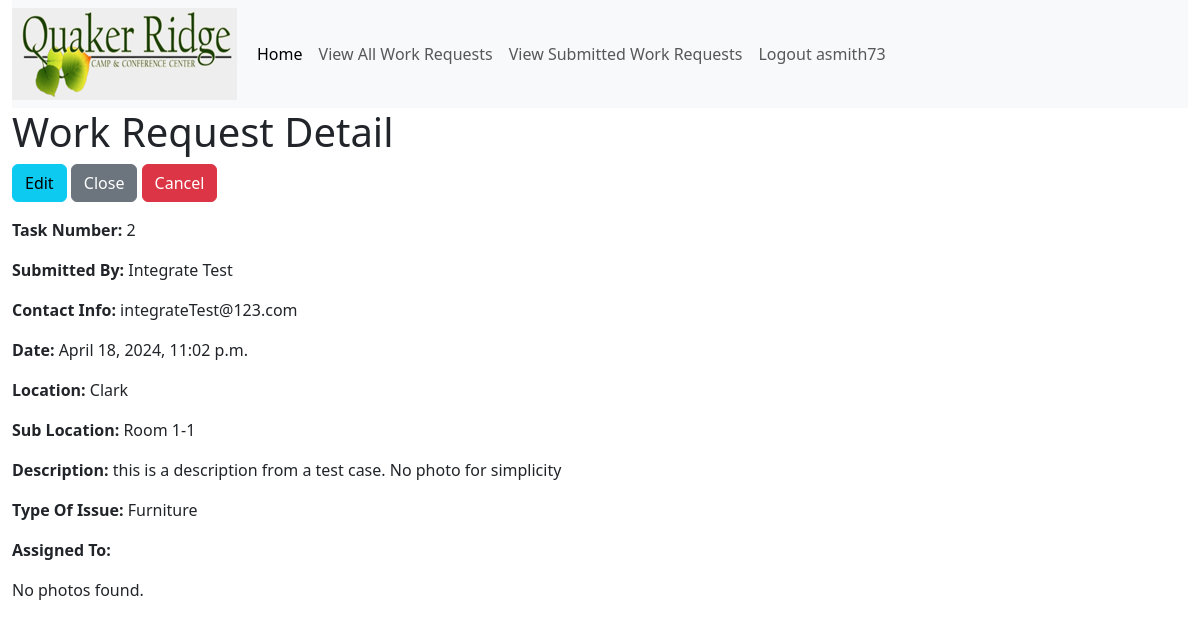
Page /workrequest/10 (signed in) on the committed database.
### qrc_app/models.py (models this page shows, shortened)
class WorkRequest(models.Model):
    task_number = models.IntegerField()
    submitter_name = models.CharField(max_length=200)
    contact_info = models.CharField(max_length=200)
    date = models.DateTimeField(auto_now_add=True)
    BUILDINGS = (
        ('Clark', 'Clark'),
        ('Turner', 'Turner'),
        ('Fell', 'Fell'),
        ('Chapel', 'Chapel'),
        ('Kinser', 'Kinser'),
        ('Big Bear', 'Big Bear'),
        ('Shower Houses', 'Shower Houses')
        )
    CLARK_ROOMS = (
        ('Room 1-1', 'Room 1-1'),
        ('Room 2-1', 'Room 2-1'),
        ('Room 3-1', 'Room 3-1'),
    )
    TURNER_ROOMS = (
        ('Bear', 'Bear'),
        ('Elk', 'Elk'),
        ('Lion', 'Lion'),
    )
    FELL_ROOMS = (
        ('Room A', 'Room A'),
        ('Room B', 'Room B'),
        ('Room C', 'Room C'),
    )
    CHAPEL_ROOMS = (
        ('Main Room', 'Main Room'),
        ("Men's Bathroom", "Men's Bathroom"),
        ("Women's Bathroom", "Womens's Bathroom"),
    )
    KINSER_ROOMS = (
        ('Room 123', 'Room 123'),
        ('Room 234', 'Room 234'),
        ('Room 345', 'Room 345'),
    )
    BIGBEAR_ROOMS = (
        ('Main Room', 'Main Room'),
        ('Living Room', 'Living Room'),
        ('Bathroom', 'Bathroom'),
    )
    SHOWERHOUSE_ROOMS = (
        ('Shower A', 'Shower A'),
        ('Shower B', 'Shower B'),
        ('Shower C', 'Shower C'),
    )
    ROOMS = {
        'Clark': CLARK_ROOMS,
        'Turner': TURNER_ROOMS,
        'Fell': FELL_ROOMS,
        'Chapel': CHAPEL_ROOMS,
        'Kinser': KINSER_ROOMS,
        'Big Bear': BIGBEAR_ROOMS,
        'Shower Houses': SHOWERHOUSE_ROOMS,
    }
    location = models.CharField(max_length=200, choices=BUILDINGS)
    sub_location = models.CharField(max_length=200, choices=CLARK_ROOMS)
    description = models.TextField()
    TYPE_OF_ISSUE = (
        ('Plumbing', 'Plumbing'),
        ('Electrical', 'Electrical'),
        ('Furniture', 'Furniture'),
        ('Structural', 'Structural'),
        ('Other', 'Other - Please Explain'),
    )
    type_of_issue = models.CharField(max_length=200, choices=TYPE_OF_ISSUE)
    assigned_worker = models.CharField(max_length=200, blank=True)  # optional
    is_closed = models.BooleanField(default=False)
    close_note = models.TextField(blank=True)
    close_date = models.DateTimeField(auto_now=True)

### qrc_app/views.py (the view)
# urls.py: path('workrequest/<int:pk>', views.WorkRequestDetailView.as_view(), name='workrequest-detail'),
class WorkRequestDetailView(LoginRequiredMixin, generic.DetailView):
    model = WorkRequest

### qrc_app/templates/qrc_app/workrequest_detail.html (shortened to what this page needs)
{% extends "qrc_app/base_template.html" %}
{% block content %}
<h1>Work Request Detail</h1>
<a class="btn btn-info"    href="{% url 'update-request' request_id=workrequest.id %}" role="button">Edit</a>
<a class="btn btn-secondary"    href="{% url 'close-request' request_id=workrequest.id %}" role="button">Close</a>
<a class="btn btn-danger" href="{% url 'workrequests' %}" role="button">Cancel</a>
<p><strong>Task Number: </strong> {{workrequest.task_number}}</p>
<p><strong>Submitted By: </strong> {{workrequest.submitter_name}}</p>
<p><strong>Contact Info: </strong> {{workrequest.contact_info}}</p>
<p><strong>Date: </strong> {{workrequest.date}}</p>
<p><strong>Location: </strong> {{workrequest.location}}</p>
<p><strong>Sub Location: </strong> {{workrequest.sub_location}}</p>
<p><strong>Description: </strong> {{workrequest.description}}</p>
<p><strong>Type Of Issue: </strong> {{workrequest.type_of_issue}}</p>
<p><strong>Assigned To: </strong> {{workrequest.assigned_worker}}</p>
{% for photo in workrequest.workrequestimage_set.all %}
    <div class="img-container" style="margin-bottom: 20px;">
        <img src="{{ photo.photo.url }}" alt="Photo related to work request" style="max-width: 100%; height: auto;">
    </div>
{% empty %}
    <p>No photos found.</p>
{% endfor %}
{% endblock %}

### qrc_app/templates/qrc_app/base_template.html (shortened to what this page needs)
{% load static %}
{% load django_bootstrap5 %}
<!DOCTYPE html>
<html lang="en">
 <head>
   {% bootstrap_css %}
   <link href="https://cdn.jsdelivr.net/npm/bootstrap@5.3.1/dist/css/bootstrap.min.css" rel="stylesheet">
 </head>
 <body>
   <div class="container-fluid">
     <nav class="navbar navbar-expand-lg bg-body-tertiary">
       <img src="{% static 'images/qrc_logo_resized.png' %}">
       <div class="container-fluid">
         <div class="collapse navbar-collapse" id="navbarNavAltMarkup">
           <div class="navbar-nav">
             <a class="nav-link active" aria-current="page" href="{% url 'index' %}">Home</a>
             <a class="nav-link" href="{% url 'workrequests'%}">View All Work Requests</a>
             <a class="nav-link" href="#">View Submitted Work Requests</a>
             {% if user.is_authenticated %}
               <a class="nav-link" href="{% url 'logout' %}?next={{ request.path }}">Logout {{user}}</a>
             {% else %}
               <a class="nav-link" href="{% url 'login' %}?next={{ request.path }}">Login</a>
             {% endif %}
           </div>
         </div>
       </div>
     </nav>
       <div class="col-sm-10">
         {% block content %}
         {% endblock %}
       </div>
     </div>
 </body>
</html>

### rows in the picture
WorkRequest: task_number "2", submitter_name "Integrate Test", contact_info "integrateTest@123.com", date "April 18, 2024, 11:02 p.m.", location "Clark", sub_location "Room 1-1", description "this is a description from a test case. No photo for simplicity", type_of_issue "Furniture"

### other values in the picture
{{ user }} "asmith73"
